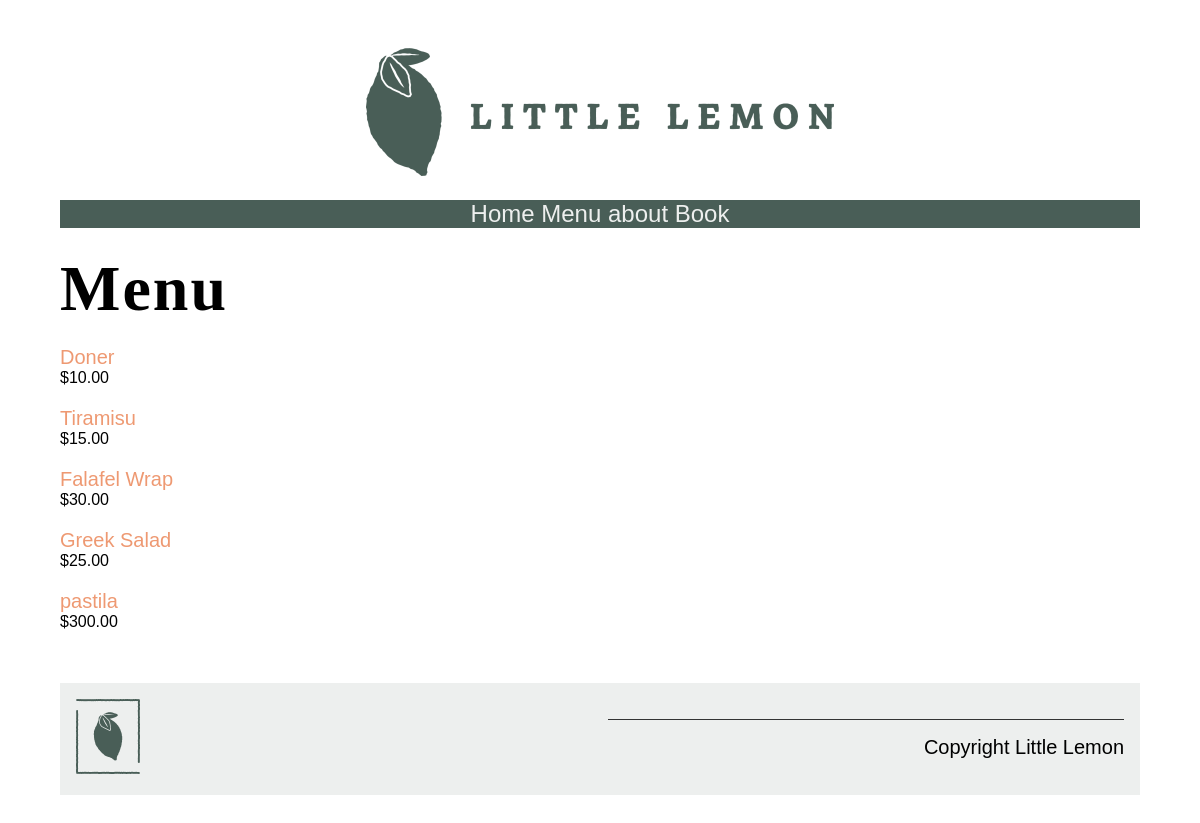
The app's page /menu/ with its own data.
### restaurant/models.py (models this page shows, shortened)
class Menu(models.Model):
    name = models.CharField(max_length=20)
    price = models.IntegerField()
    description = models.TextField(max_length=2000)
    img = models.ImageField(blank=True,null=True,upload_to='menu_items/')

### restaurant/views.py (the view)
# urls.py: path('menu/',views.menu, name='menu'),
def menu(request):
    items = Menu.objects.all()
    context = {'items':items}
    return render(request, 'pages/menu.html', context)

### restaurant/templates/pages/menu.html
{% extends 'pages/base.html' %}
{% load static %}
{% block content %}
<h1>Menu</h1>
<div class="column">
    {% for item in items %}
        <p>
            <a href="{% url 'menu-item' pk=item.pk %} ">
                {{ item.name }}
                </a>
            <span class="menu-price">
                ${{ item.price }}.00
            </span>
        </p>
    {% endfor %}
</div>
{% endblock content %}

### restaurant/templates/pages/base.html (shortened to what this page needs)
{% load static %}
<!DOCTYPE html>
<html lang="en">
<head>
    <link rel="stylesheet" href="{% static 'css/style.css' %}">
</head>
<body>
    <header>
        <img src="{% static 'img/logo.png' %}">
    </header>
    <nav>
        <ul>
                <a href="{% url 'home' %}">Home</a>
                <a href="{% url 'menu' %}">Menu</a>
                <a href="{% url 'about' %}">about</a>
                <a href="{% url 'book' %}">Book</a>
        </ul>
    </nav>
    {% block content %}
    {% endblock content %}
    {% include 'pages/footer.html' %}
</body>
</html>

### restaurant/templates/pages/footer.html
{% load static %}
<footer>
  <article>
        <img src="{% static 'img/logo_footer.png' %}" />
  </article>
  <article>
    <p>Copyright Little Lemon</p>
  </article>
</footer>

### restaurant/static/css/style.css (style rules this page uses)
body { font-family: 'Karla', sans-serif; margin-top: 3rem; margin-bottom: 3rem; margin-left: 5%; margin-right: 5%; }
h1, h2, h3, h4, h5, h6 { font-family: 'Markazi Text', serif; letter-spacing: 2px;; }
h1 { font-size: 4rem; margin-top: 1.5rem; margin-bottom: 0; }
p, ul { font-size: 1.25rem;; }
a { color: #EE9972; text-decoration: none; }
header img { display: block; margin-left: auto; margin-right: auto; max-width: 100%; height: auto; }
nav { background-color: #495E57; margin-top: 1rem; margin-bottom: 1rem; margin-bottom: 0px; }
nav ul { list-style: none; font-size: 1.5rem; text-align: center; padding-inline-start: 0rem; margin-bottom: 0px; }
nav ul a { color: #EDEFEE; text-decoration: none; }
article { flex:1; }
article img { max-width: 100%; }
footer { background-color: #EDEFEE; padding: 1rem; display: flex; gap: 2rem 1rem; }
footer img { max-width: 50%; }
footer p { border-top: #333333; border-style: solid; border-width: 0.1rem; border-bottom: none; border-left: none; border-right: none; text-align: right; padding-top: 1rem;; }
.column { flex-basis: 50%; margin-bottom: 1rem; padding-bottom: 1rem; }
.menu-price { display: block; font-size: 1rem; }

### records on screen
Menu: name "Doner", price "10"
Menu: name "Tiramisu", price "15"
Menu: name "Falafel Wrap", price "30"
Menu: name "Greek Salad", price "25"
Menu: name "pastila", price "300"
